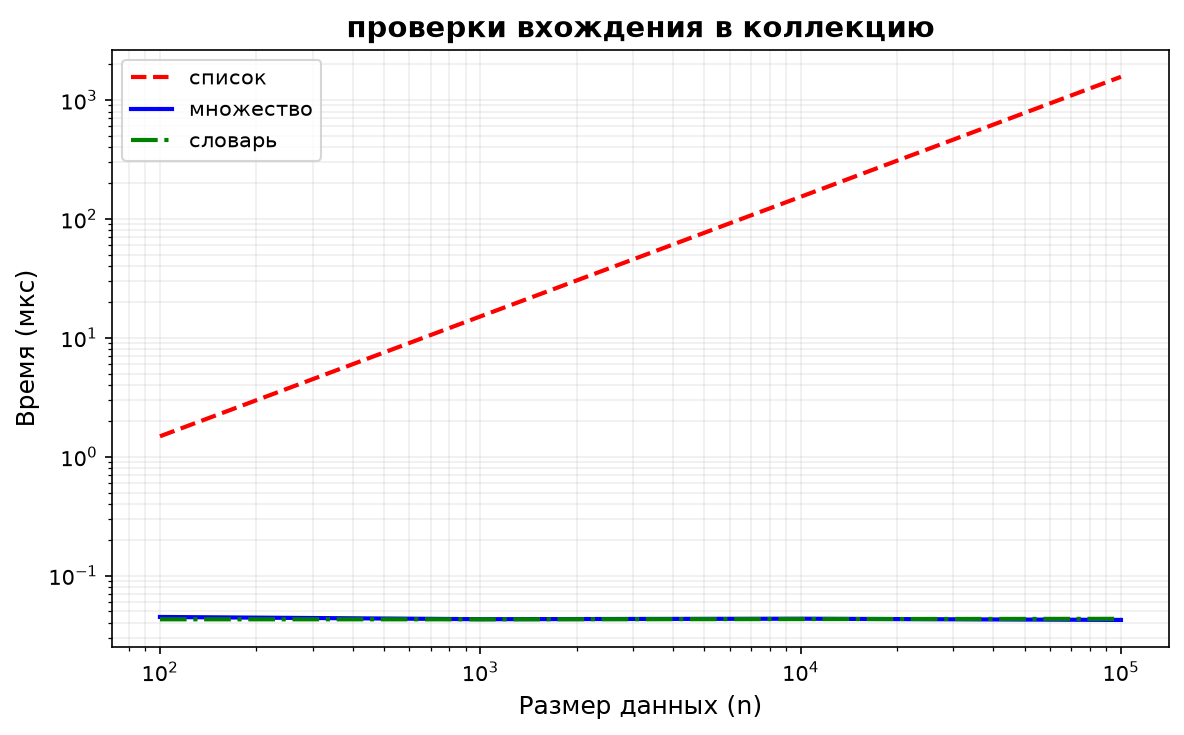

Recreate this plot in Python.
import timeit
import matplotlib.pyplot as plt
import numpy as np

stmt = """
-1 in data
"""        

x = 100, 1_000, 10_000, 100_000 # ось x
y = np.zeros((3, len(x)), dtype=np.float64)  # 3 способа, len(x) измерений в каждом

for i, n in enumerate(x):
    data_list = list(range(n))
    data_set = set(range(n))
    data_dict = {i: i for i in range(n)}
    times = [
        timeit.repeat(stmt, globals={"data": data}, number=1000, repeat=5)
        for data in (data_list, data_set, data_dict)
    ]
    y[:,i]=([min(t) * 1000 for t in times])  # время в мкс на одно измерение  (*1e6 / 1000)
    
# Выодим таблицу
# выводит таблицу: `n`, время для каждой коллекции, во сколько раз `set` и `dict` быстрее `list`

t = f"| {'n':>7} | {'t list мкс'} | {'t set мкс'} | {'t dict мкс'} | {'set быстрее в'} | {'dict быстрее в'} |"
print(t)
print("|".join("-" * len(col) for col in t.split('|')))
    
for i, n in enumerate(x):
    print (f"| {n:7.0e} | {y[0, i]:10.3e} | {y[1, i]:9.6f} | {y[2, i]:10.6f} | {y[0, i] / y[1, i]:13.0f} | {y[0, i] / y[2, i]:14.0f} |")

# Создаём Figure с одной Axes
fig, ax = plt.subplots(figsize=(8, 5))

# логарифмическая шкала с сеткой
ax.set_xscale("log")
ax.set_yscale("log")
ax.grid(True, which="both", alpha=0.2)

# Рисуем две линии с разными стилями
ax.plot(x, y[0], label="список", color="red", linestyle="--", linewidth=2)
ax.plot(x, y[1], label="множество", color="blue", linestyle="-", linewidth=2)
ax.plot(x, y[2], label="словарь", color="green", linestyle="-.", linewidth=2)

# Подписи осей и заголовок
ax.set_xlabel("Размер данных (n)", fontsize=12)
ax.set_ylabel("Время (мкс)", fontsize=12)
ax.set_title("проверки вхождения в коллекцию", fontsize=14, fontweight="bold")

# Легенда — какая линия что означает
ax.legend(fontsize=10, loc="upper left")

plt.tight_layout()  # автоматически подгоняет отступы

plt.savefig("hw1_search.png", dpi=150, bbox_inches="tight")
plt.show()
